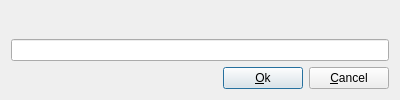
<ui version="4.0" >
 <class>TDTextDialog</class>
 <widget class="QDialog" name="TDTextDialog" >
  <property name="geometry" >
   <rect>
    <x>0</x>
    <y>0</y>
    <width>400</width>
    <height>100</height>
   </rect>
  </property>
  <property name="windowTitle" >
   <string>Dialog</string>
  </property>
  <layout class="QVBoxLayout" >
   <item>
    <widget class="QLabel" name="label" >
     <property name="text" >
      <string/>
     </property>
    </widget>
   </item>
   <item>
    <widget class="QLineEdit" name="lineEdit" />
   </item>
   <item>
    <layout class="QHBoxLayout" >
     <item>
      <spacer>
       <property name="orientation" >
        <enum>Qt::Horizontal</enum>
       </property>
       <property name="sizeHint" >
        <size>
         <width>40</width>
         <height>20</height>
        </size>
       </property>
      </spacer>
     </item>
     <item>
      <widget class="QPushButton" name="okPushButton" >
       <property name="text" >
        <string>&amp;Ok</string>
       </property>
       <property name="icon" >
        <iconset resource="../../resources/libimgresource.qrc" >:/16x16/icons/16x16/actions/button_ok.png</iconset>
       </property>
      </widget>
     </item>
     <item>
      <widget class="QPushButton" name="cancelPushButton" >
       <property name="text" >
        <string>&amp;Cancel</string>
       </property>
       <property name="icon" >
        <iconset resource="../../resources/libimgresource.qrc" >:/16x16/icons/16x16/actions/button_cancel.png</iconset>
       </property>
      </widget>
     </item>
    </layout>
   </item>
  </layout>
 </widget>
 <resources>
  <include location="../../resources/libimgresource.qrc" />
 </resources>
 <connections>
  <connection>
   <sender>okPushButton</sender>
   <signal>clicked()</signal>
   <receiver>TDTextDialog</receiver>
   <slot>accept()</slot>
   <hints>
    <hint type="sourcelabel" >
     <x>277</x>
     <y>75</y>
    </hint>
    <hint type="destinationlabel" >
     <x>302</x>
     <y>3</y>
    </hint>
   </hints>
  </connection>
  <connection>
   <sender>cancelPushButton</sender>
   <signal>clicked()</signal>
   <receiver>TDTextDialog</receiver>
   <slot>reject()</slot>
   <hints>
    <hint type="sourcelabel" >
     <x>356</x>
     <y>74</y>
    </hint>
    <hint type="destinationlabel" >
     <x>386</x>
     <y>4</y>
    </hint>
   </hints>
  </connection>
 </connections>
</ui>
